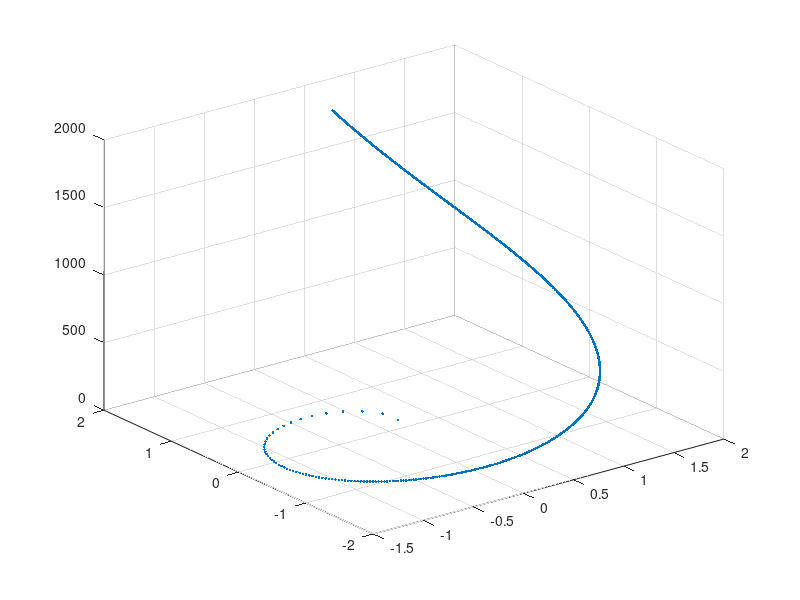

This chart was generated by the following MATLAB code: (Note: this script raises an error after producing the figure.)
% plot saddle point trajectories
clear;
t = 1:1800;
z1 = @(t)log(1+t);
z2 = @(t)log(log(exp(1)+t));
F{1} = z2(t).*exp(1i*z1(t));
F{2} = z2(t).*exp(1i*(t*pi+z2(t)));
F{3} = z2(t).*exp(1i*(t*2*pi/3+z2(t)));

for Env = 1:3
    DATA = reshape(F{Env},Env,length(t)/Env).';
    idx = reshape(1:1800,Env,length(t)/Env).';
    figure,plot3(real(DATA(:)),imag(DATA(:)),idx(:),'.');grid on
    writecell({'x','y','t'},strcat('Env',num2str(Env),'.csv'));
    writematrix([real(DATA(:)),imag(DATA(:)),idx(:)],strcat('Env',num2str(Env),'.csv'),'WriteMode','append')
end

